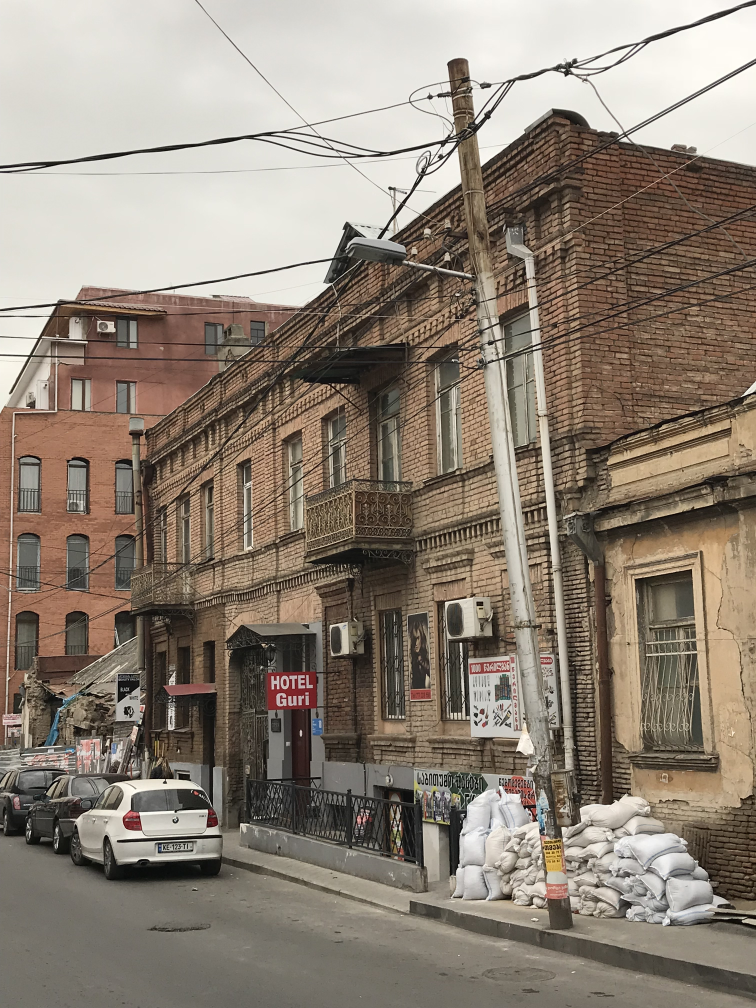
#> input picture HW2/inputs/Building1.JPG, 3024 x 4032 px (shown at 1/4 size)
$ python Q2.py
#> lines starting #> are read from the running program, lines starting #| are printed output that depends on the picture
import cv2
import numpy as np

from math import floor, log
import cv2
import numpy as np
import matplotlib.pyplot as plt

scale_percent = 30

img1 = cv2.imread('inputs/Building1.JPG')
#> img1 is the input picture: shape (4032, 3024, 3); mean B, G, R 118.3, 130.8, 142.2
img1 = cv2.resize(img1, ((img1.shape[1] * scale_percent) // 100,(img1.shape[0] * scale_percent) // 100), interpolation = cv2.INTER_AREA)
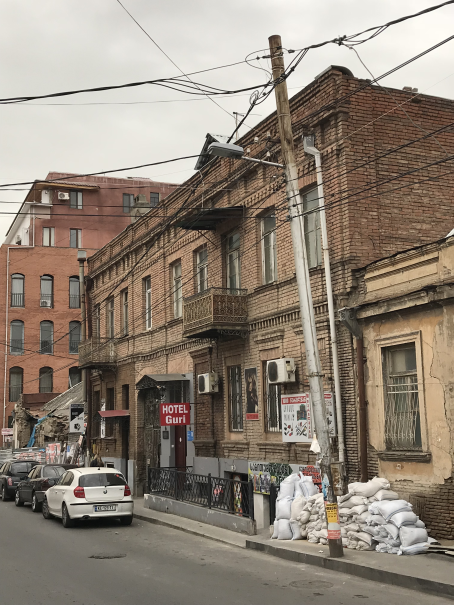
#> img1: shape (1209, 907, 3) (shown at 1/2 size); mean B, G, R 118.3, 130.8, 142.1
img1_gray = cv2.cvtColor(img1, cv2.COLOR_BGR2GRAY)
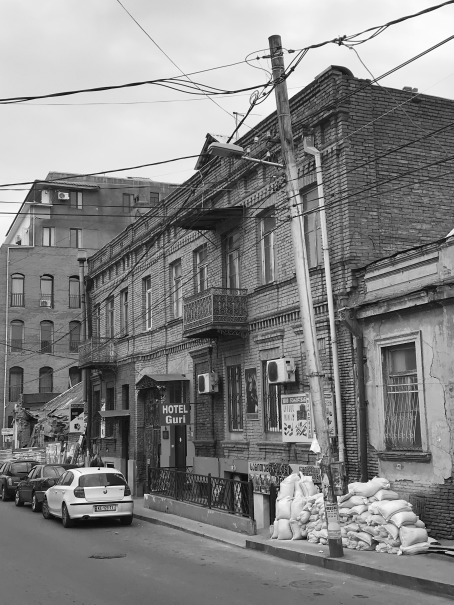
#> img1_gray: shape (1209, 907) (shown at 1/2 size); min 1, max 254, mean 132.7

img2 = cv2.imread('inputs/Building2.JPG')
#> (the run stopped early here; a loop or call above may not have finished)

$ run again, with HW2/inputs/im01.jpg copied over HW2/inputs/Building1.JPG
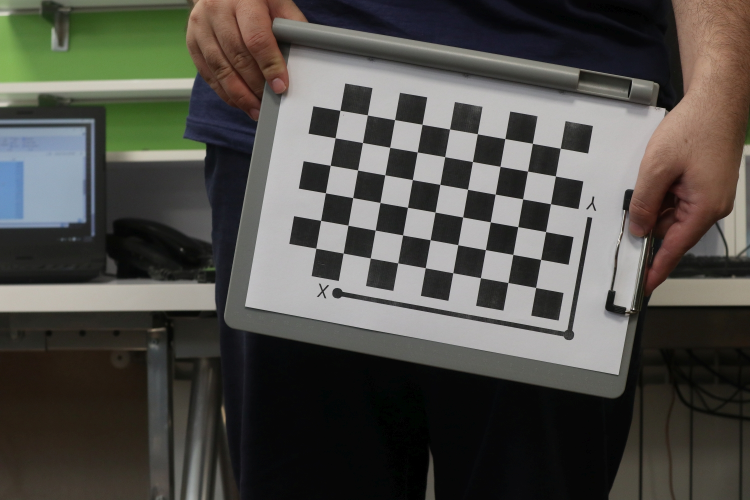
#> input picture HW2/inputs/im01.jpg, 1500 x 1000 px (shown at 1/2 size)
#> img1 is the input picture: shape (1000, 1500, 3); mean B, G, R 73.8, 79, 80.6
#> `img1 = cv2.resize(img1, ((img1.shape[1] * scale_percent) // 100,(img1...`:
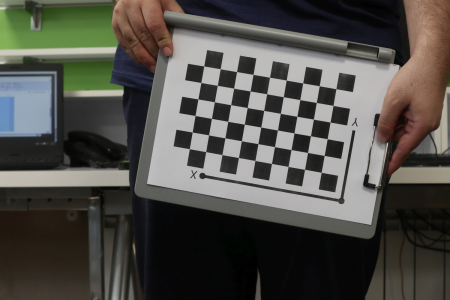
#> img1: shape (300, 450, 3); mean B, G, R 73.8, 79, 80.6
#> `img1_gray = cv2.cvtColor(img1, cv2.COLOR_BGR2GRAY)`:
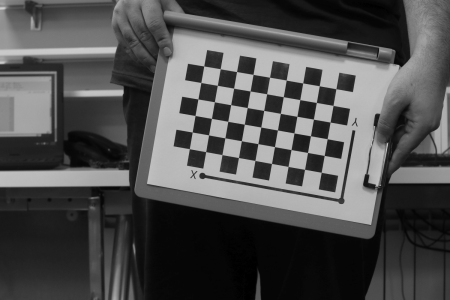
#> img1_gray: shape (300, 450); min 0, max 206, mean 78.9

$ run again, with HW2/inputs/im02.jpg copied over HW2/inputs/Building1.JPG
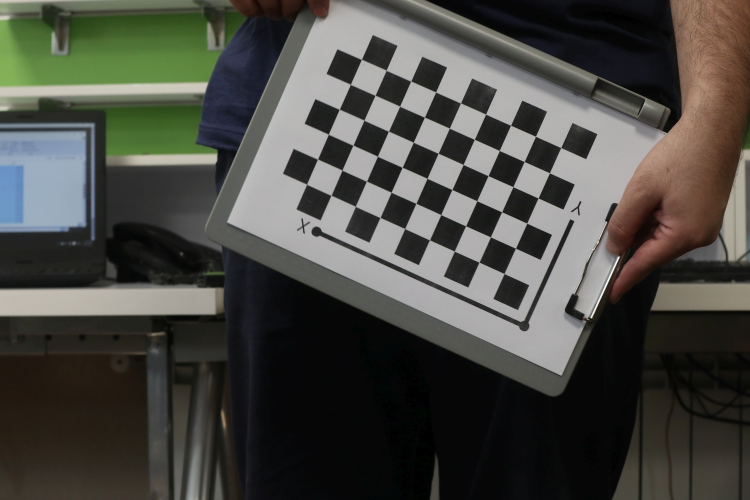
#> input picture HW2/inputs/im02.jpg, 1500 x 1000 px (shown at 1/2 size)
#> img1 is the input picture: shape (1000, 1500, 3); mean B, G, R 68.1, 73.5, 73.9
#> `img1 = cv2.resize(img1, ((img1.shape[1] * scale_percent) // 100,(img1...`:
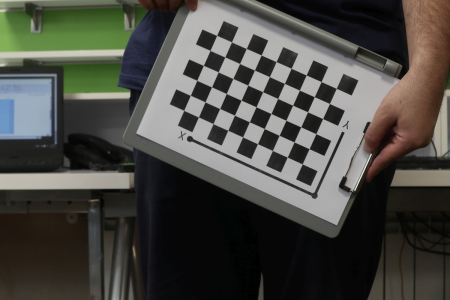
#> img1: shape (300, 450, 3); mean B, G, R 68.1, 73.5, 73.9
#> `img1_gray = cv2.cvtColor(img1, cv2.COLOR_BGR2GRAY)`:
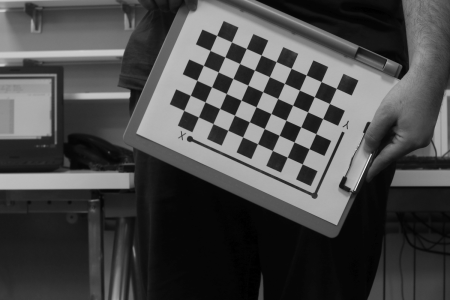
#> img1_gray: shape (300, 450); min 0, max 231, mean 73

$ run again, with HW2/inputs/im03.jpg copied over HW2/inputs/Building1.JPG
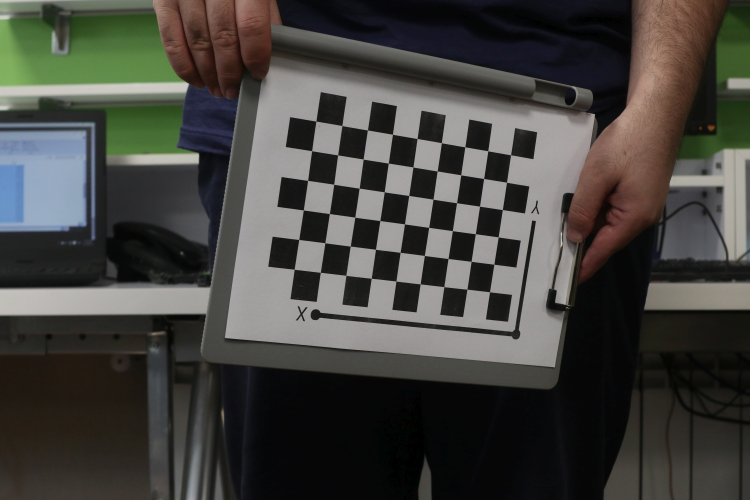
#> input picture HW2/inputs/im03.jpg, 1500 x 1000 px (shown at 1/2 size)
#> img1 is the input picture: shape (1000, 1500, 3); mean B, G, R 63.6, 67.7, 68.6
#> `img1 = cv2.resize(img1, ((img1.shape[1] * scale_percent) // 100,(img1...`:
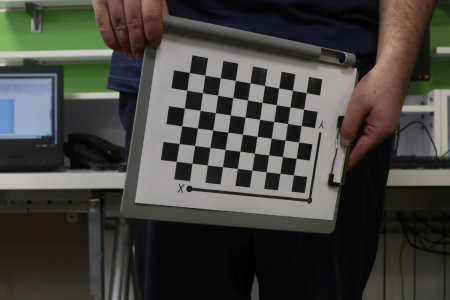
#> img1: shape (300, 450, 3); mean B, G, R 63.6, 67.7, 68.6
#> `img1_gray = cv2.cvtColor(img1, cv2.COLOR_BGR2GRAY)`:
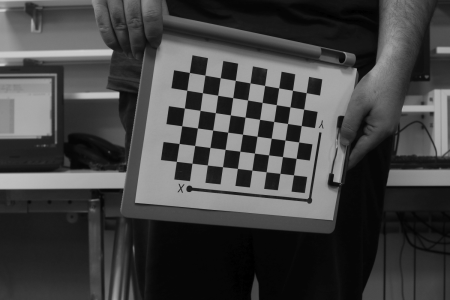
#> img1_gray: shape (300, 450); min 0, max 207, mean 67.5
